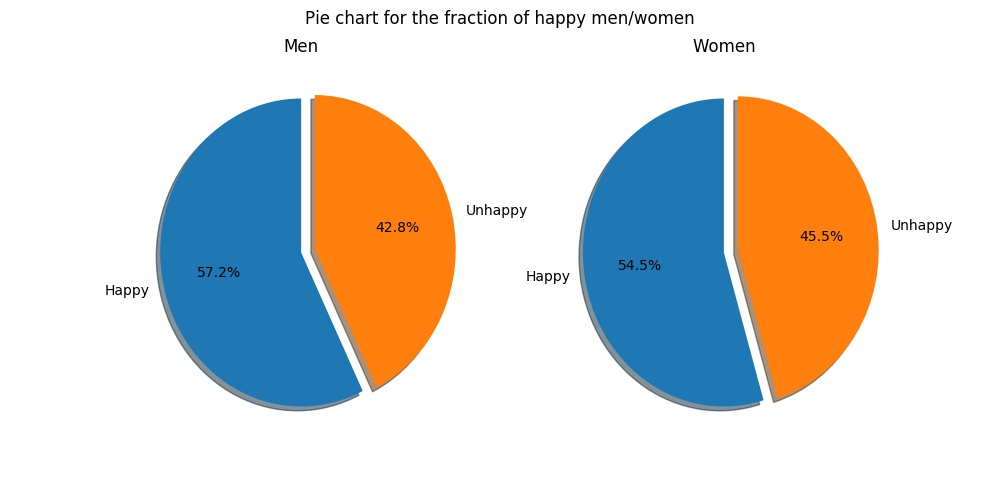

The script that saved this image:
import pandas as pd
import numpy as np
import matplotlib.mlab as mlab
import matplotlib.pyplot as plt

df = pd.read_csv('../data/train.csv')
gender = np.array(df['Gender'].to_dict().values())
happy = np.array(df['Happy'].to_dict().values())



# Count the number of occurence:

male_idx = np.where(gender == 'Male')[0]
female_idx = np.where(gender == 'Female')[0]
happy_idx = np.where(happy == 1)[0]
unhappy_idx = np.where(happy == 0)[0]

happy_male_count = np.intersect1d(male_idx,happy_idx).shape[0]
unhappy_male_count = np.intersect1d(male_idx,unhappy_idx).shape[0]
happy_female_count = np.intersect1d(female_idx,happy_idx).shape[0]
unhappy_female_count = np.intersect1d(female_idx,unhappy_idx).shape[0]



# Draw figure:

f, (ax1,ax2) = plt.subplots(1,2)
f.set_size_inches(10,5,forward=True)
f.suptitle('Pie chart for the fraction of happy men/women')
explode = (0, 0.1) # "explode" the "unhappy" slice
ax1.set_title('Men')
ax1.pie([happy_male_count,unhappy_male_count], explode=explode, labels=['Happy', 'Unhappy'], autopct='%1.1f%%', shadow=True, startangle=90)
ax2.set_title('Women')
ax2.pie([happy_female_count,unhappy_female_count], explode=explode, labels=['Happy', 'Unhappy'], autopct='%1.1f%%', shadow=True, startangle=90)
f.savefig('pie_chart.jpg')
